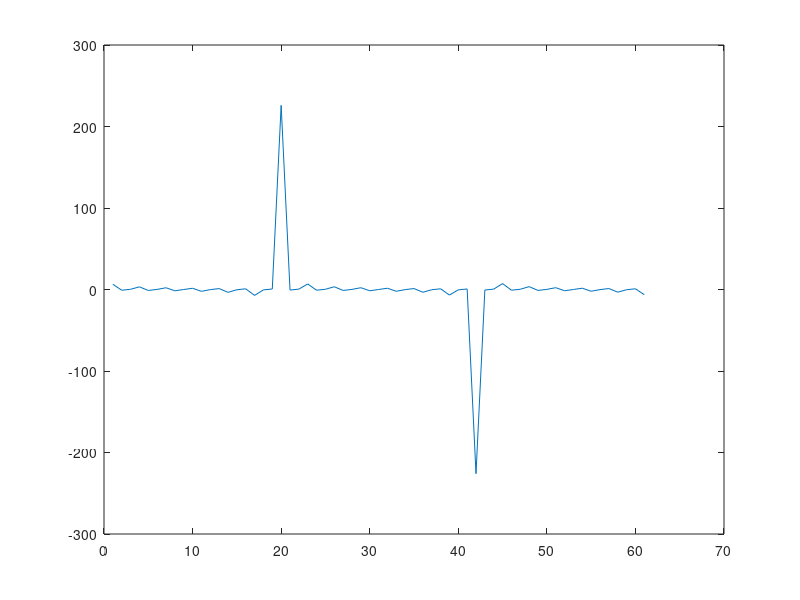

The MATLAB script that drew this image:
% Octave Script
% Title           :Funciones Trascendentes: Trigonométricas, Logarítmicas y Exponenciales (Ejercicio9)
% Correo          :orlandourbanotrejo@gmail.com
% Description     :Script para graficar funciones y determinar que tipo de funcion es.
% Author          :Orlando Urbano Trejo (Lando)
% Date            :23_11_2021
% Version         :1
% Usage           :octave>path/Ejercicio9
%                 :Requiere aplicación octave, usar linea de comandos
%                 :https://octaveintro.readthedocs.io/en/latest/index.html

clear
disp ('Función9');
% Dominio de la función
x=-30:1:30
% Regla de correspondencia
fx = tan(x)
disp ('La función es sobreyectiva ya que C=|, es decir ∀y ∈| ∃x∈D| f(x)=y');
disp ('El dominio de la función es [πn,π/2 + πn) ∪ (π/2 + πn,π + πn)');
disp ('El rango de la función es de (-∞, ∞)');
disp ('Los puntos donde f(x)=0 son los puntos (πn, 0), (0,0)');
% Plotear función
plot (fx)
